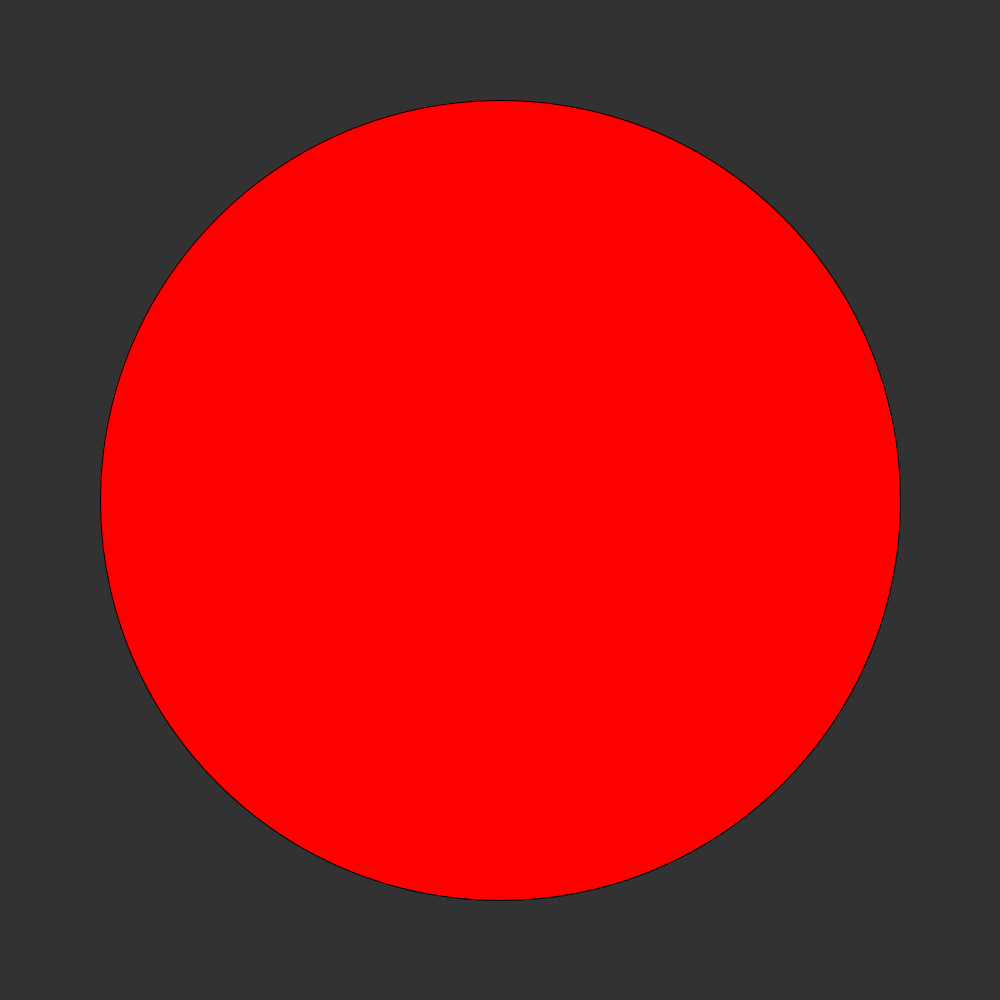
Frame 1 (no input)
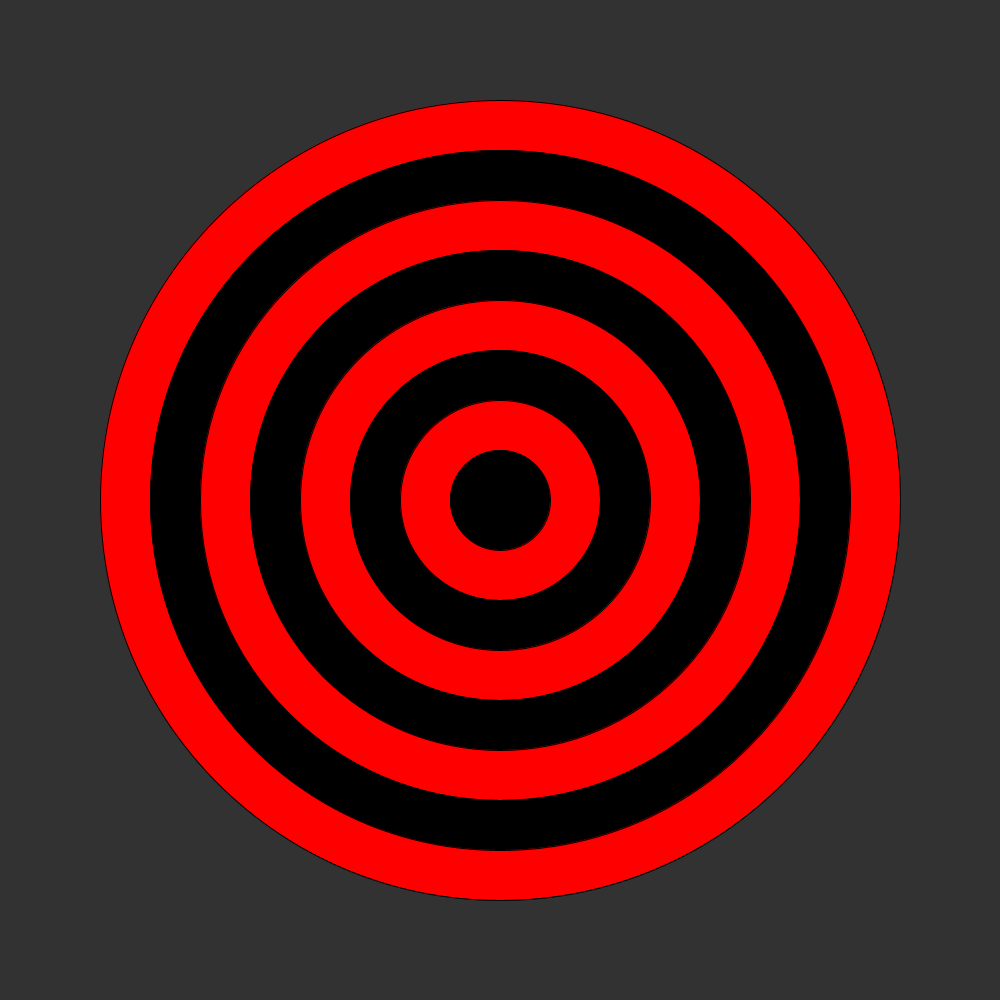
Frame 60 (the mouse pressed at the canvas centre just before this capture)
Frame 120 (the mouse held since frame 60 and released just before this capture): identical to frame 60, image omitted

The Processing sketch that drew these frames (run headless with seeded random() and noise(); from frame 60 on, the mouse is pressed at the canvas centre):

// Processing sketch: Bullseye
// ── Bullseye.pde
int ringNumber = 8;
void setup(){
size(1000, 1000);
background(50);
}
void draw(){
if(ringNumber % 2 == 0){
fill(255, 0, 0);
ellipse(500, 500, 100 * ringNumber, 100 * ringNumber);
}else {
fill(0, 0, 0);
ellipse(500, 500, 100 * ringNumber, 100 * ringNumber);
}
if(ringNumber > 0){
ringNumber = ringNumber - 1;
}
}
